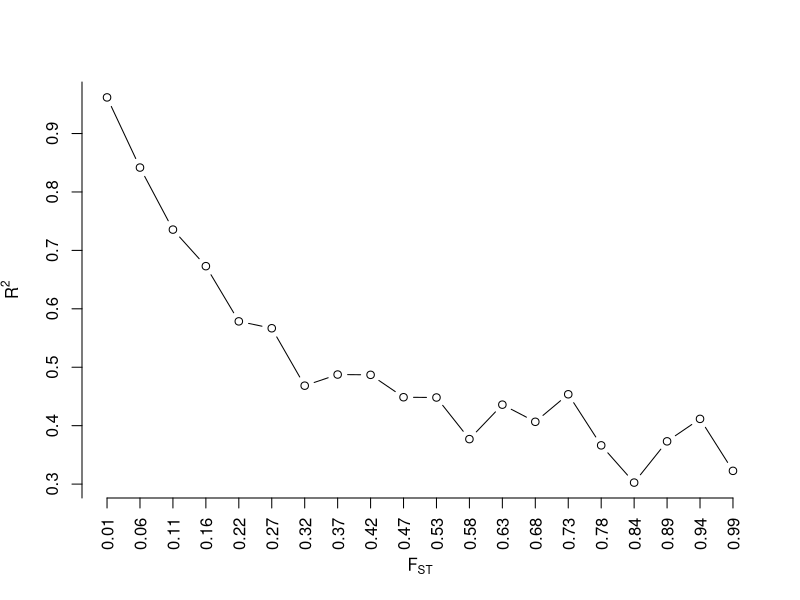
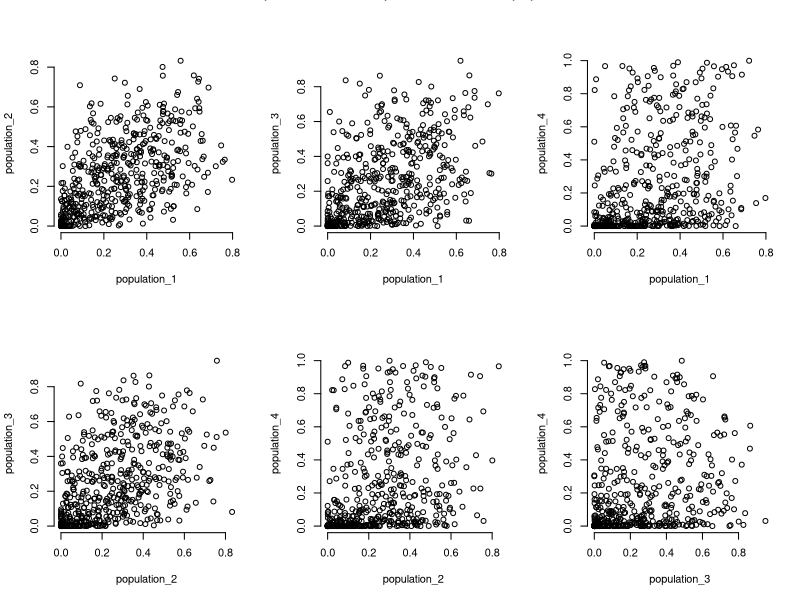
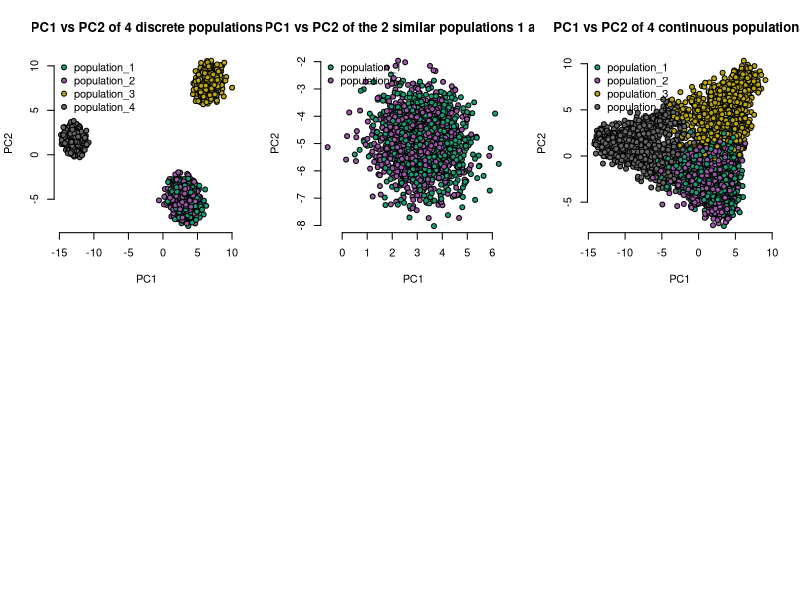

Generate these figures, in order, with R:
## ---- chunk 1
library(gtools)
## ---- chunk 2
M <- 500 # number of alleles or SNPs
n_pops <- 4 # number of populations
N <- 1000 # 20 individuals in each n_pops
f_pop12 <- 0.09
f_pop3 <- 0.19 # a third, distant, unrelated population
f_pop4 <- 0.4 # a fourth population
## ---- chunk 3
ancestral_allele_freqs <- runif(M, 0.01, 0.5)
sh1 <- ((1-f_pop12)/f_pop12)*ancestral_allele_freqs
sh2 <- ((1-f_pop12)/(f_pop12))*(1-ancestral_allele_freqs)
pop1_allele_freqs <- rbeta(M, shape1 = sh1, shape2 = sh2)
pop2_allele_freqs <- rbeta(M, shape1 = sh1, shape2 = sh2)
pop3_allele_freqs <- rbeta(M, shape1 = ((1-f_pop3)/f_pop3)*ancestral_allele_freqs, shape2=((1-f_pop3)/(f_pop3))*(1-ancestral_allele_freqs))
pop4_allele_freqs <- rbeta(M, shape1 = ((1-f_pop4)/f_pop4)*ancestral_allele_freqs, shape2=((1-f_pop4)/(f_pop4))*(1-ancestral_allele_freqs))

all_allele_freqs <- list(pop1_allele_freqs, pop2_allele_freqs, pop3_allele_freqs, pop4_allele_freqs)
names(all_allele_freqs) <- paste0('population_', 1:4)
## ---- chunk 4
# generate many Fst values
fst_vector <- round(seq(0.01, 0.99, length.out=20), 2) # 20 fsts ranging from 0.01 to 0.99
per_fst <- lapply(fst_vector, function(each_fst){
  
  sh1 <- ((1-each_fst)/each_fst)*ancestral_allele_freqs
  sh2 <- ((1-each_fst)/(each_fst))*(1-ancestral_allele_freqs)
  temp_allele_frq <- rbeta(M, shape1 = sh1, shape2 = sh2)
  deviation <- cor(ancestral_allele_freqs, temp_allele_frq) #|> suppressWarnings()
  return(deviation)
})
## ---- chunk 5
cor_deviation <- per_fst |> unlist()

plot(cor_deviation, frame.plot=F, xaxt='n', yaxt='n', type='b', xlab = expression(F[ST]), ylab=expression(R^2))
axis(1, at=rep(1:length(cor_deviation), by=1), labels = fst_vector, las=2)
axis(2, at=seq(0, 1, 0.1))
## ---- chunk 6
layout(matrix(c(1,2,3,4,5,6), nrow = 2, ncol = 3, byrow = T))
names_pop <- names(all_allele_freqs)
for(i in 1:4){
    for(j in 1:4){
        if(i == j){ # we don't want to plot pop1 vs pop1 e.t.c.
            next
        } else if (i < j) {
            #cor_ <- round(cor(all_allele_freqs[[i]], all_allele_freqs[[j]]), 2)
            plot(all_allele_freqs[[i]], all_allele_freqs[[j]], xlab = names_pop[i], ylab = names_pop[j], frame.plot = F)
            #abline(a=0, b=cor_, col='red')
            #mtext(cor_)
        }
    }
}
mtext('Scatterplot of allele frequencies for each population', outer = T)
## ---- chunk 7
genotypes <- lapply(seq_along(all_allele_freqs), function(i){
    matrix(data=rbinom(n=N*M, size=2, prob = all_allele_freqs[[i]]), nrow = N, ncol = M, byrow = T)
})

genotypes <- do.call(rbind, genotypes)
shuffle <- sample(1:nrow(genotypes)) # I will shuffle the data
genotypes <- genotypes[shuffle, ]
pops <- rep(names(all_allele_freqs), each=N)
pops <- pops[shuffle] # shuffle pops too, since it tells me what populations the genotypes come from

cat('Here is what the genotypes look like\n')
genotypes[1:5, 1:5]

cat('And here is what the population designation looks like \n')
pops[1:5]
## ---- chunk 8
# first change the row names of the genotype data to reflect the populations
#rownames(genotypes) <- pops
# I need to make sure that there are some variations in the SNPS - if there aren't any, I should remove them
pca_genotypes <- genotypes[ , which(apply(genotypes, 2, var) != 0)]
# PCA
pca_dt <- prcomp(pca_genotypes, scale.=T, center=T)
pca_dt$x[1:5, 1:5]
## ---- chunk 9
# colors
mycolors <- colorRampPalette(RColorBrewer::brewer.pal(8, "Dark2"))(n_pops)
#mycolors <- c('red', 'orange', 'green', 'blue')
color_coding <- factor(pops, labels = mycolors)
plot(pca_dt$x[, 'PC1'], pca_dt$x[, 'PC2'], bg=as.character(color_coding), xlab = 'PC1', ylab = 'PC2', frame.plot = F, pch=21, main='PC1 vs PC2 of 4 discrete populations')
legend('topleft', legend=names_pop, pch=c(21, 21, 21, 21), pt.bg=mycolors, bty = 'n', xpd=NA)
## ---- chunk 10
pop_names <- c('population_1', 'population_2')
idx <- which(pops %in% pop_names)
pca_12 <- pca_dt$x[idx, ]
color_coding <- factor(pops[idx], labels = mycolors[1:2])
plot(pca_12[, 'PC1'], pca_12[, 'PC2'], bg=as.character(color_coding), xlab = 'PC1', ylab = 'PC2', frame.plot = F, pch=21, main='PC1 vs PC2 of the 2 similar populations 1 and 2')
legend('topleft', legend=pop_names, pch=c(21, 21), pt.bg=mycolors[1:2], bty = 'n', xpd=NA)
## ---- chunk 11
ss <- sapply(all_allele_freqs, sum)
population_grade <- ss/sum(ss)
#population_grade <- rand_vect_cont(4, 1)
population_grade
## ---- chunk 12
q_matrix <- gtools::rdirichlet(N * n_pops, alpha = population_grade) # I want to simulate, N individuals per population
## ---- chunk 13
# assuming one individual
id1 <- q_matrix[1, ]
q_counts <- floor(id1 * M) # number of loci shared
q_counts
## ---- chunk 14
remainder_ <- M - sum(q_counts)
q_counts[which.max(q_counts)] <- q_counts[which.max(q_counts)] + remainder_
q_counts
## ---- chunk 15
q_counts_fxn <- function(q_matrix, M){
    apply(q_matrix, 1, function(each_row){
        temp <- floor(each_row * M)
        remainder_ <- M - sum(temp)
        temp[which.max(temp)] <- temp[which.max(temp)] + remainder_
        temp
    }) |> t()
}

q_counts <- q_counts_fxn(q_matrix, M)
q_counts[1:5, ] # for the first 5 individuals
## ---- chunk 16
genotypes <- matrix(NA, nrow = N*n_pops, ncol = M) # remember, N individuals per population

for(q in 1:nrow(q_counts)){
    pop_down <- 1
    m_loci <- 1:M
    i_loci <- list() # this list contains the actual loci an individual has shared among the other populations
    while(pop_down <= ncol(q_counts)){
        # sample pop 1 loci
        pop_loci <- sample(m_loci, size=q_counts[q, pop_down], replace = F)
        if(length(pop_loci) == 0){
            m_loci <- m_loci[m_loci != 0]
            i_loci[[pop_down]] <- 0
        } else {
            m_loci <- m_loci[!m_loci %in% pop_loci]
            i_loci[[pop_down]] <- pop_loci
        }
        pop_down <- pop_down + 1
    }
    
    g_loci <- lapply(seq_along(i_loci), function(i){
        temp <- all_allele_freqs[[i]][i_loci[[i]]]
        rbinom(n = length(temp), size = 2, prob = temp)
    })

    gi <- vector(mode='numeric', length = M)
    for(i in 1:n_pops){
        gi[i_loci[[i]]] <- g_loci[[i]]
    }
    
    genotypes[q, ] <- gi
    
}
## ---- chunk 17
pop <- paste0('population_', apply(q_counts, 1, which.max))
# first change the row names of the genotype data to reflect the populations
rownames(genotypes) <- pop
# I need to make sure that there are some variations in the SNPS - if there aren't any, I should remove them
pca_genotypes <- genotypes[ , which(apply(genotypes, 2, var) != 0)]
# PCA
pca_dt <- prcomp(pca_genotypes, scale.=T, center=T)
pca_dt$x[1:5, 1:5]
## ---- chunk 18
mycolors <- colorRampPalette(RColorBrewer::brewer.pal(8, "Dark2"))(n_pops)
color_coding <- factor(rownames(pca_dt$x), labels = mycolors)
plot(pca_dt$x[, 'PC1'], pca_dt$x[, 'PC2'], bg=color_coding |> as.character(), xlab = 'PC1', ylab = 'PC2', frame.plot = F, pch=21, main='PC1 vs PC2 of 4 continuous populations')
legend('topleft', legend=names_pop, pch=c(21, 21, 21, 21), pt.bg=mycolors, bty = 'n', xpd = NA)
